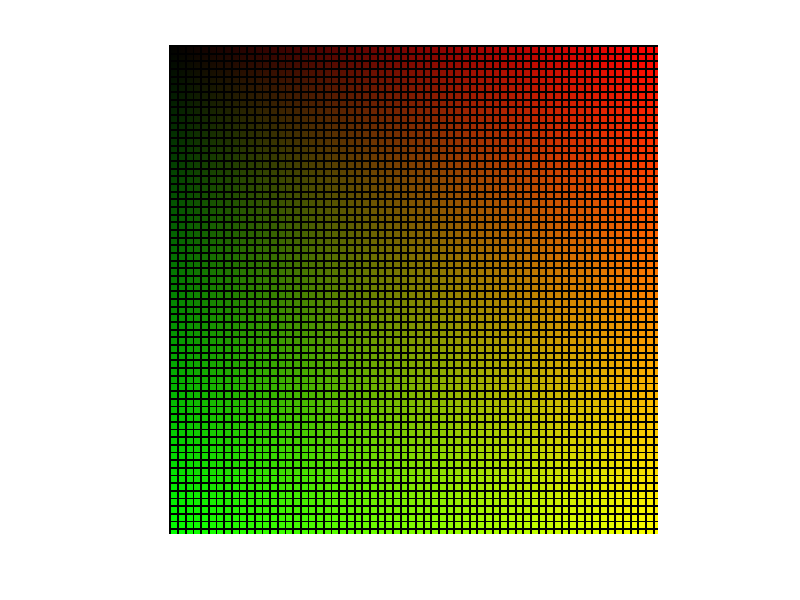

Source code (MATLAB):
clear
clc
[R, G] = meshgrid(1:255, 1:255);
B = zeros(size(R));
img = zeros([255, 255, 3]);
img(:, :, 1) = R;
img(:, :, 2) = G;
img(:, :, 3) = B;
img = uint8(img);
size(img)
figure;
rs = size(img, 1); cs = size(img, 2);%get row and column count.
sz = 4;%get block size.
ch = sz; cw = sz;
t1 = 1:ch:rs;
t3 = 1:cw:cs;
[a,b] = meshgrid(t1,t3);
img(:, b, :) = 0;
img(a, :, :) = 0;
imshow(img);